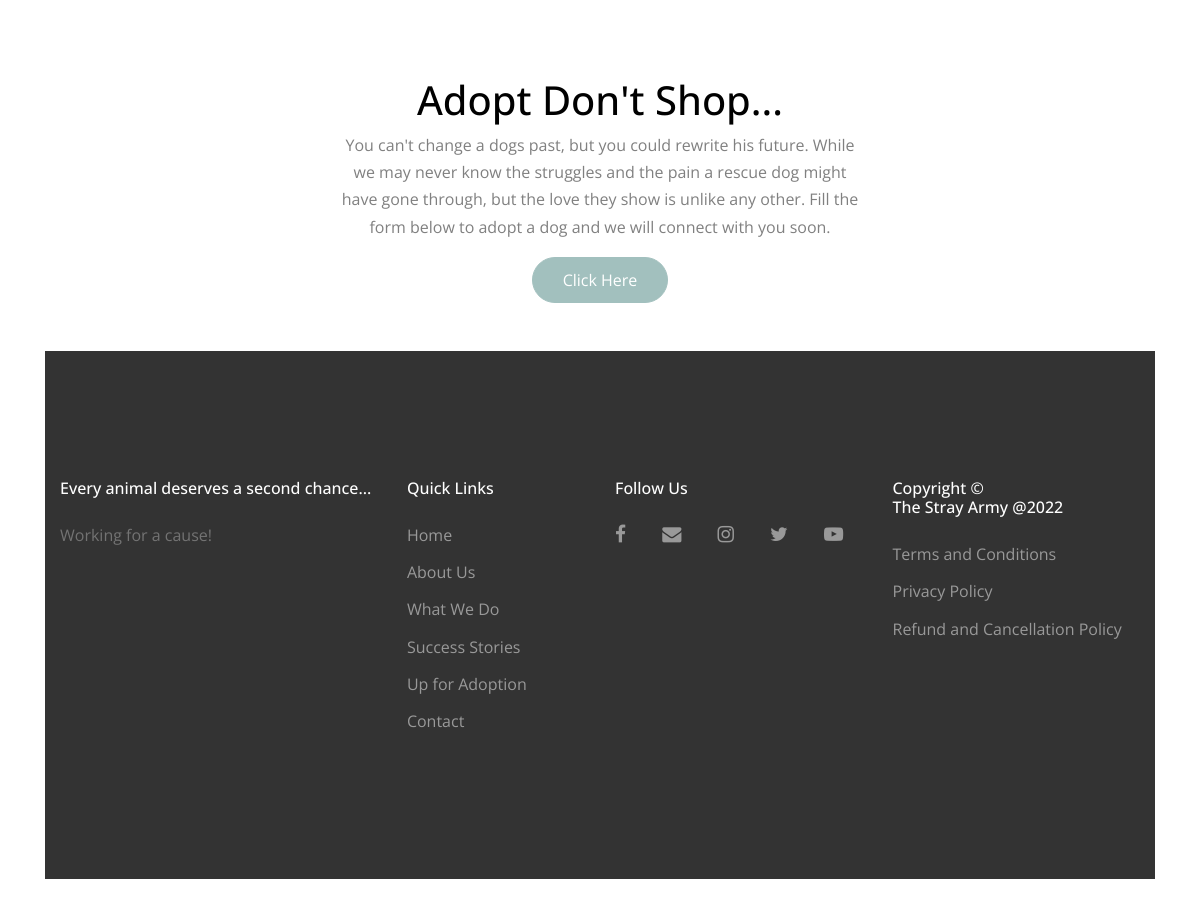
The page /adopt (lower part) on the database as committed earlier.
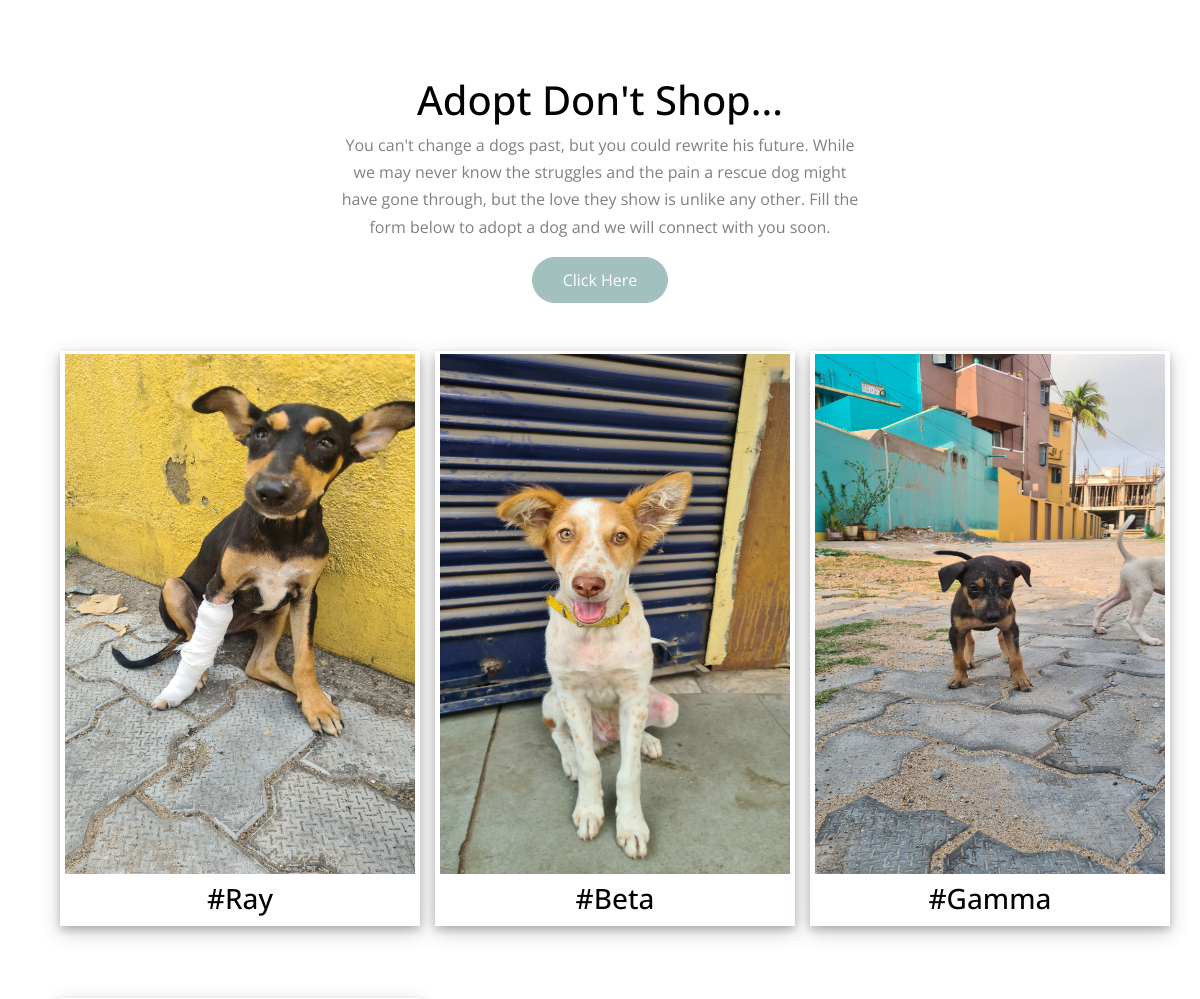
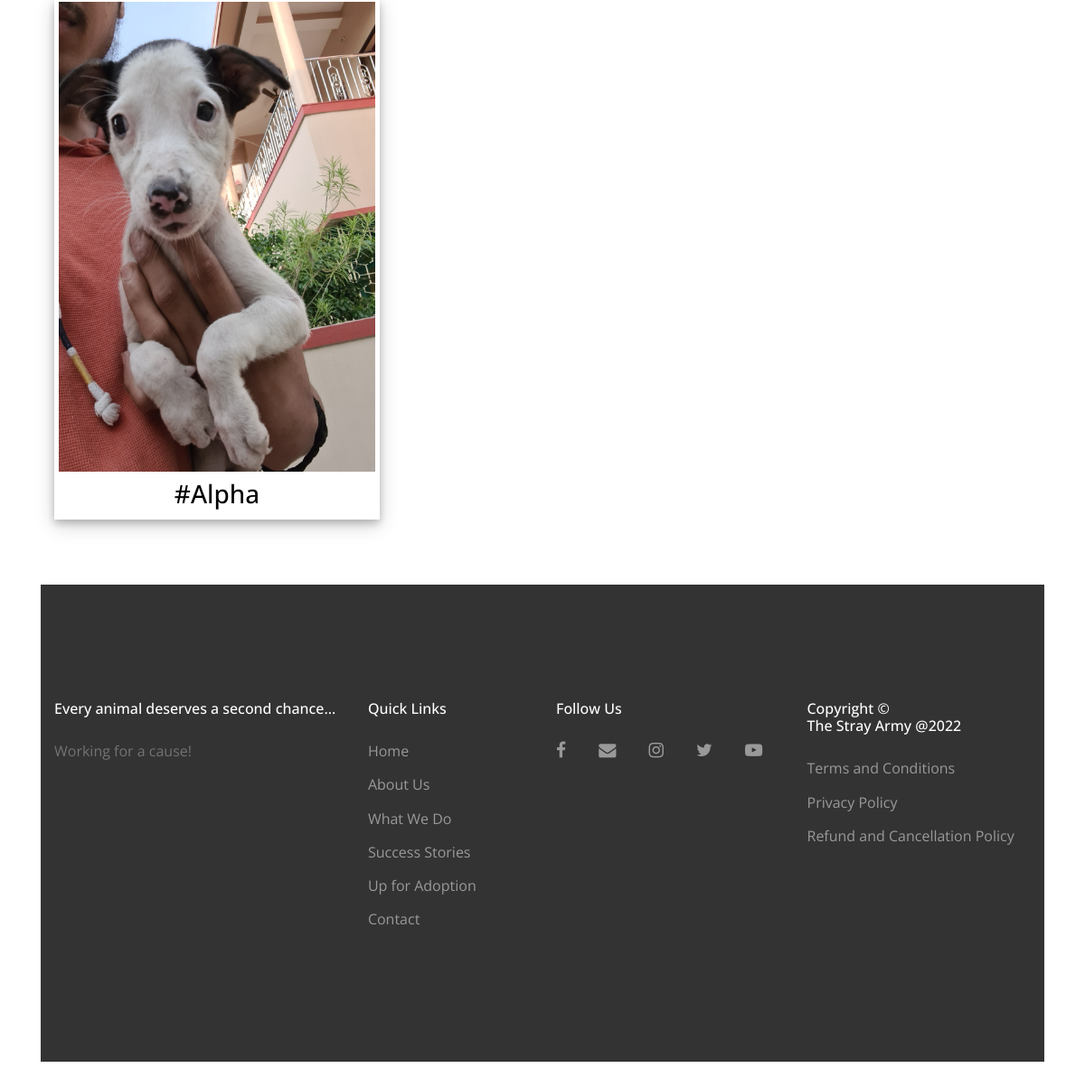
The same page on the database as committed later (2 pictures, top to bottom).
### mainapp/models.py (models this page shows, shortened)
class Adoption(models.Model):
    description = models.CharField(max_length=20000)
    image = models.ImageField()

### mainapp/views.py (the view)
# urls.py: path('adopt', views.adopt),
def adopt(request):
    adoptions = Adoption.objects.all()
    return render(request, "adoption.html", {'adoptions': adoptions})

### mainapp/templates/adoption.html (shortened to what the changed rows need)
<!DOCTYPE html>
{% load static %}
<html lang="en">
  <head>
    <link
      rel="stylesheet"
      href="https://cdnjs.cloudflare.com/ajax/libs/font-awesome/6.2.0/css/all.min.css"
    />
    <link
      rel="stylesheet"
      href="https://cdnjs.cloudflare.com/ajax/libs/font-awesome/6.2.0/css/brands.min.css"
    />
    <link
      rel="stylesheet"
      href="https://cdnjs.cloudflare.com/ajax/libs/font-awesome/4.7.0/css/font-awesome.min.css"
    />
    <link rel="stylesheet" href="{% static 'home/css/style.css' %}" />
  </head>
  <body
    data-spy="scroll"
    data-target=".site-navbar-target"
    data-offset="300"
    id="home-section"
  >
    <div class="site-wrap">
      <section class="site-section">
        <div class="container">
          <div class="row justify-content-center" >
            <div class="col-lg-12 text-center heading-section mb-5">
               <h1 class="text-black" > Adopt Don't Shop...</h1>
            </div>
          </div>
<section class="gallery">
    <div class="container">
      {% for adoption in adoptions %}
      {% if forloop.counter0|divisibleby:3 %}
      <div class="row mb-5 ml-auto mr-auto">
        <div class="col-12">
          <div class="row workrow">
      {% endif %}
            <div class="work-card mb-4 col-lg-4" {% if forloop.counter0|divisibleby:3 %} data-aos="fade-right" {% endif %} {% if forloop.counter|divisibleby:3 %} data-aos="fade-down" {% else %} data-aos="fade-up" {% endif %}>
              <a >
                <img
                  src="{{ adoption.image.url }}"
                  alt="Image"
                  height="520px"
                  width="350px"
                  data-pagespeed-url-hash="1104781227"
                />
              </a>
              <h3 class="text-black pt-8 " style="text-align:center">#{{ adoption.description }}</h3>
            </div>
          {% if forloop.counter|divisibleby:3 %}
          </div>
        </div>
      </div>
      {% endif %}
      {% endfor %}
    </div>
</section>
<footer class="site-footer">
  <div class="container">
    <div class="row">
      <div class="col-md-9">
        <div class="row">
          <div class="col-md-5">
            <h2 class="footer-heading mb-4">Every animal deserves a second chance...</h2>
          </div>
          <div class="col-md-3 ml-auto">
            <h2 class="footer-heading mb-4">Quick Links</h2>
          </div>
          <div class="col-md-4">
            <h2 class="footer-heading mb-4">Follow Us</h2>
          </div>
        </div>
      </div>
<div class="col-md-3 ml-auto">
            <h2 class="footer-heading mb-4">
Copyright ©</br>
The Stray Army @2022</h2>
          </div>
    </div>
  </div>
</footer>
    </div>
  </body>
</html>

Rows that differ between the two databases and show on the page:
added Adoption: image (picture), description "Ray"
added Adoption: image (picture), description "Beta"
added Adoption: image (picture), description "Gamma"
added Adoption: image (picture), description "Alpha"
